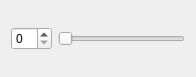
<?xml version="1.0" encoding="UTF-8"?>
<ui version="4.0">
 <class>Smallwidget</class>
 <widget class="QWidget" name="Smallwidget">
  <property name="geometry">
   <rect>
    <x>0</x>
    <y>0</y>
    <width>196</width>
    <height>77</height>
   </rect>
  </property>
  <property name="windowTitle">
   <string>Form</string>
  </property>
  <layout class="QHBoxLayout" name="horizontalLayout">
   <item>
    <widget class="QSpinBox" name="a1"/>
   </item>
   <item>
    <widget class="QSlider" name="a2">
     <property name="orientation">
      <enum>Qt::Horizontal</enum>
     </property>
    </widget>
   </item>
  </layout>
 </widget>
 <resources/>
 <connections/>
</ui>
